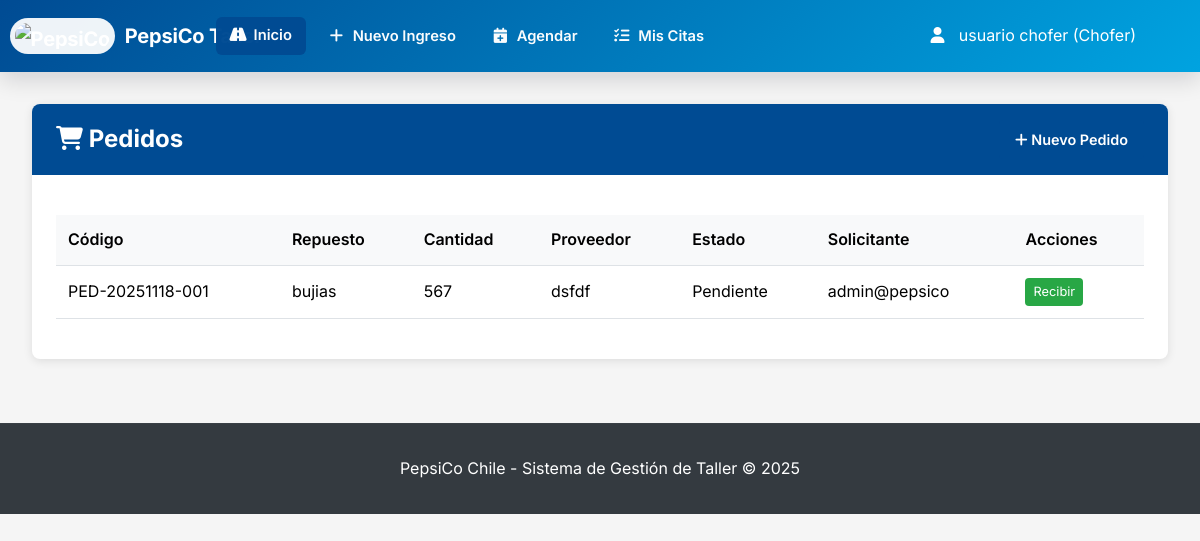
Screenshot of /inventario/pedidos/ (signed in) with the database file from the repository.
### usuarios/models.py (models this page shows, shortened)
class Usuario(AbstractUser):
    ROLES = (
        ('admin', 'Administrador'),
        ('jefe_taller', 'Jefe de Taller'),
        ('mecanico', 'Mecánico'),
        ('chofer', 'Chofer'),
        ('vendedor', 'Vendedor/Preventista'),
        ('guardia', 'Guardia'),
        ('bodeguero', 'Bodeguero'),
        ('ehs', 'EHS'),
        ('recepcionista', 'Recepcionista de Vehículos'),
    )
    rol = models.CharField(max_length=30, choices=ROLES, default='mecanico')
    telefono = models.CharField(max_length=15, blank=True)
    fecha_creacion = models.DateTimeField(auto_now_add=True)
    foto_perfil = models.ImageField(upload_to='perfiles/', blank=True, null=True)

### inventario/models.py (models this page shows, shortened)
class PedidoRepuesto(models.Model):
    ESTADO_PEDIDO = (
        ('pendiente', 'Pendiente'),
        ('ordenado', 'Ordenado'),
        ('parcial', 'Recibido Parcialmente'),
        ('completado', 'Completado'),
        ('cancelado', 'Cancelado'),
    )
    codigo_pedido = models.CharField(max_length=50, unique=True, verbose_name='Código de Pedido')
    repuesto = models.ForeignKey(Repuesto, on_delete=models.CASCADE)
    cantidad_solicitada = models.IntegerField(validators=[MinValueValidator(1)])
    cantidad_recibida = models.IntegerField(default=0)
    proveedor = models.CharField(max_length=200)
    costo_unitario = models.DecimalField(max_digits=10, decimal_places=2, null=True, blank=True)
    costo_total = models.DecimalField(max_digits=10, decimal_places=2, null=True, blank=True)
    estado = models.CharField(max_length=20, choices=ESTADO_PEDIDO, default='pendiente')
    fecha_solicitud = models.DateTimeField(auto_now_add=True)
    fecha_estimada_entrega = models.DateField(null=True, blank=True)
    fecha_recepcion = models.DateTimeField(null=True, blank=True)
    solicitante = models.ForeignKey(Usuario, on_delete=models.PROTECT, related_name='pedidos_solicitados')
    observaciones = models.TextField(blank=True)

class Repuesto(models.Model):
    ESTADO_CHOICES = (
        ('disponible', 'Disponible'),
        ('bajo_stock', 'Bajo Stock'),
        ('agotado', 'Agotado'),
        ('descontinuado', 'Descontinuado'),
    )
    codigo = models.CharField(max_length=50, unique=True, verbose_name='Código')
    nombre = models.CharField(max_length=200)
    descripcion = models.TextField(blank=True, verbose_name='Descripción')
    categoria = models.ForeignKey(CategoriaRepuesto, on_delete=models.PROTECT, verbose_name='Categoría')
    marca = models.CharField(max_length=100, blank=True)
    modelo_compatible = models.CharField(max_length=200, blank=True, verbose_name='Modelo Compatible')
    stock_actual = models.IntegerField(default=0, validators=[MinValueValidator(0)], verbose_name='Stock Actual')
    stock_minimo = models.IntegerField(default=5, validators=[MinValueValidator(0)], verbose_name='Stock Mínimo')
    stock_maximo = models.IntegerField(default=100, validators=[MinValueValidator(0)], verbose_name='Stock Máximo')
    estado = models.CharField(max_length=20, choices=ESTADO_CHOICES, default='disponible')
    precio_costo = models.DecimalField(max_digits=10, decimal_places=2, verbose_name='Precio de Costo')
    precio_venta = models.DecimalField(max_digits=10, decimal_places=2, verbose_name='Precio de Venta')
    ubicacion_bodega = models.CharField(max_length=100, blank=True, verbose_name='Ubicación en Bodega')
    codigo_barras = models.CharField(max_length=100, blank=True, verbose_name='Código de Barras')
    proveedor = models.CharField(max_length=200, blank=True)
    tiempo_reposicion = models.IntegerField(default=7, help_text='Días estimados para reposición', verbose_name='Tiempo de Reposición')
    fecha_creacion = models.DateTimeField(auto_now_add=True)
    fecha_actualizacion = models.DateTimeField(auto_now=True)

### inventario/views.py (the view)
# urls.py: path('pedidos/', views.lista_pedidos, name='lista_pedidos'),
@login_required
def lista_pedidos(request):
    try:
        pedidos = PedidoRepuesto.objects.select_related('repuesto', 'solicitante').all()
        estado = request.GET.get('estado')
        if estado:
            pedidos = pedidos.filter(estado=estado)
        else:
            pedidos = pedidos.exclude(estado='completado')
        context = {
            'pedidos': pedidos,
            'filtro_estado': estado,
        }
        return render(request, 'inventario/lista_pedidos.html', context)
    except (decimal.InvalidOperation, Exception) as e:
        try:
            db_path = settings.DATABASES['default']['NAME']
            conn = sqlite3.connect(str(db_path))
            conn.row_factory = sqlite3.Row
            cur = conn.cursor()
            estado = request.GET.get('estado')
            if estado:
                sql = "SELECT id, codigo_pedido, repuesto_id, cantidad_solicitada, proveedor, estado, solicitante_id FROM inventario_pedidorepuesto WHERE estado = ?"
                params = [estado]
            else:
                sql = "SELECT id, codigo_pedido, repuesto_id, cantidad_solicitada, proveedor, estado, solicitante_id FROM inventario_pedidorepuesto WHERE estado != 'completado'"
                params = []
            cur.execute(sql, params)
            rows = cur.fetchall()
            pedidos_safe = []
            repuesto_ids = list({r['repuesto_id'] for r in rows if r['repuesto_id'] is not None})
            solicitante_ids = list({r['solicitante_id'] for r in rows if r['solicitante_id'] is not None})
            repuestos_map = {}
            if repuesto_ids:
                q = "SELECT id, nombre FROM inventario_repuesto WHERE id IN ({seq})".format(seq=','.join('?'*len(repuesto_ids)))
                cur.execute(q, repuesto_ids)
                for rr in cur.fetchall():
                    repuestos_map[rr['id']] = rr['nombre']
            usuarios_map = {}
            if solicitante_ids:
                q = "SELECT id, username FROM usuarios_usuario WHERE id IN ({seq})".format(seq=','.join('?'*len(solicitante_ids)))
                cur.execute(q, solicitante_ids)
                for uu in cur.fetchall():
                    usuarios_map[uu['id']] = uu['username']
            for r in rows:
                rep_nombre = repuestos_map.get(r['repuesto_id']) if r['repuesto_id'] else None
                sol_username = usuarios_map.get(r['solicitante_id']) if r['solicitante_id'] else None
                pedidos_safe.append({
                    'id': r['id'],
                    'codigo_pedido': r['codigo_pedido'],
                    'repuesto_nombre': rep_nombre,
                    'repuesto': {'id': r['repuesto_id']},
                    'cantidad_solicitada': r['cantidad_solicitada'],
                    'proveedor': r['proveedor'],
                    'estado': r['estado'],
                    'solicitante_username': sol_username,
                    'solicitante': {'id': r['solicitante_id']},
                })
            conn.close()
            context = {
                'pedidos': pedidos_safe,
                'filtro_estado': estado,
            }
            return render(request, 'inventario/lista_pedidos.html', context)
        except Exception:
            context = {
                'pedidos': [],
                'filtro_estado': request.GET.get('estado')
            }
            return render(request, 'inventario/lista_pedidos.html', context)

### templates/inventario/lista_pedidos.html (shortened to what this page needs)
{% extends 'base.html' %}
{% block content %}
<div class="card">
    <div class="card-header">
        <h2 style="margin:0;"><i class="fa-solid fa-cart-shopping" aria-hidden="true"></i> Pedidos</h2>
        <a href="{% url 'crear_pedido' %}" class="btn btn-primary"><i class="fa-solid fa-plus" aria-hidden="true"></i> Nuevo Pedido</a>
    </div>
    <div class="card-body">
        {% if pedidos %}
        <table class="table">
            <thead>
                <tr>
                    <th>Código</th>
                    <th>Repuesto</th>
                    <th>Cantidad</th>
                    <th>Proveedor</th>
                    <th>Estado</th>
                    <th>Solicitante</th>
                    <th>Acciones</th>
                </tr>
            </thead>
            <tbody>
                {% for p in pedidos %}
                <tr>
                    <td>{{ p.codigo_pedido }}</td>
                    <td>{% if p.repuesto.nombre %}{{ p.repuesto.nombre }}{% elif p.repuesto_nombre %}{{ p.repuesto_nombre }}{% else %}-{% endif %}</td>
                    <td>{{ p.cantidad_solicitada }}</td>
                    <td>{{ p.proveedor }}</td>
                    <td>{% if p.get_estado_display %}{{ p.get_estado_display }}{% else %}{{ p.estado }}{% endif %}</td>
                    <td>
                        {% if p.solicitante.username %}
                            {{ p.solicitante.username }}
                        {% elif p.solicitante_username %}
                            {{ p.solicitante_username }}
                        {% elif p.solicitante.id %}
                            Usuario #{{ p.solicitante.id }}
                        {% else %}
                            -
                        {% endif %}
                    </td>
                    <td>
                        <a href="{% url 'recibir_pedido' p.id %}" class="btn btn-sm btn-success">Recibir</a>
                    </td>
                </tr>
                {% endfor %}
            </tbody>
        </table>
        {% else %}
        <div style="text-align:center; padding:2rem; color:#666;">
            <h4>No hay pedidos registrados</h4>
            <a href="{% url 'crear_pedido' %}" class="btn btn-primary">Crear Pedido</a>
        </div>
        {% endif %}
    </div>
</div>
{% endblock %}

### templates/base.html (shortened to what this page needs)
<!DOCTYPE html>
<html lang="es">
<head>
    <link rel="stylesheet" href="https://cdnjs.cloudflare.com/ajax/libs/font-awesome/6.4.0/css/all.min.css"
 />
</head>
<body>
    <nav class="navbar">
        <div class="navbar-container">
            <div class="logo">
                <h1><img src="https://i.postimg.cc/jSTv1DJn/instruments-logo-43257843.png" alt="PepsiCo"
                        class="logo-img"> PepsiCo Taller</h1>
            </div>
            {% if user.is_authenticated %}
            <ul class="nav-links" id="navLinks">
                {% if user.rol == 'admin' %}
                <li><a id="inicioBtn" class="btn btn-primary" data-loader="1" href="{% url 'dashboard_admin' %}"
                        title="Dashboard - Administrador"><i class="fa-solid fa-shield-halved"></i>Inicio</a></li>
                {% elif user.rol == 'jefe_taller' %}
                <li><a id="inicioBtn" class="btn btn-primary" data-loader="1" href="{% url 'dashboard_jefe_taller' %}"
                        title="Dashboard - Jefe de Taller"><i class="fa-solid fa-helmet-safety"></i>Inicio</a></li>
                {% elif user.rol == 'mecanico' %}
                <li><a id="inicioBtn" class="btn btn-primary" data-loader="1" href="{% url 'dashboard_mecanico' %}"
                        title="Dashboard - Mecánico"><i class="fa-solid fa-wrench"></i>Inicio</a></li>
                {% elif user.rol == 'chofer' %}
                <li><a id="inicioBtn" class="btn btn-primary" data-loader="1" href="{% url 'dashboard_chofer' %}"
                        title="Dashboard - Chofer"><i class="fa-solid fa-road"></i>Inicio</a></li>
                {% elif user.rol == 'guardia' %}
                <li><a id="inicioBtn" class="btn btn-primary" data-loader="1" href="{% url 'dashboard_guardia' %}"
                        title="Dashboard - Guardia"><i class="fa-solid fa-shield"></i>Inicio</a></li>
                {% elif user.rol == 'ehs' %}
                <li><a id="inicioBtn" class="btn btn-primary" data-loader="1" href="{% url 'dashboard_ehs' %}"
                        title="Dashboard - EHS"><i class="fa-solid fa-user-shield"></i>Inicio</a></li>
                {% else %}
                <li><a id="inicioBtn" href="{% url 'clinica_dashboard' %}" title="Dashboard Principal"><i
                            class="fa-solid fa-road"></i>Inicio</a></li>
                {% endif %}
                {% if user.is_superuser or user.rol == 'admin' %}
                <li class="dropdown shift-right">
                    <a href="#" class="dropdown-toggle btn-mas" title="Más operaciones"><i
                            class="fa-solid fa-ellipsis"></i>Más</a>
                    <div class="dropdown-content">
                        <div class="dropdown-mega">
                            <div class="dropdown-section">
                                <strong><i class="fa-solid fa-car-side"></i>Vehículos</strong>
                                <a href="{% url 'ingreso_vehiculo' %}"><i class="fa-solid fa-plus"></i>Nuevo Ingreso</a>
                                <a href="{% url 'lista_taller' %}"><i class="fa-solid fa-list"></i>Lista Taller</a>
                                <a href="{% url 'gestionar_vehiculos' %}"><i class="fa-solid fa-cog"></i>Gestionar
                                    Vehículos</a>
                            </div>
                            <div class="dropdown-section">
                                <strong><i class="fa-solid fa-chart-bar"></i>Reportes</strong>
                                <a href="{% url 'reporte_productividad' %}"><i
                                        class="fa-solid fa-user-tie"></i>Productividad</a>
                                <a href="{% url 'reporte_tiempos_pausas' %}"><i
                                        class="fa-solid fa-clock"></i>Tiempos</a>
                                <a href="{% url 'reporte_tiempos_taller' %}"><i class="fa-solid fa-road"></i>Tiempos
                                    Taller</a>
                            </div>
                            <div class="dropdown-section">
                                <strong><i class="fa-solid fa-shield-halved"></i>Seguridad</strong>
                                <a href="{% url 'lista_siniestros' %}"><i
                                        class="fa-solid fa-triangle-exclamation"></i>Siniestros</a>
                            </div>
                        </div>
                    </div>
                </li>
                {% else %}
                {% if user.rol == 'recepcionista' or user.rol == 'chofer' %}
                <li><a href="{% url 'ingreso_vehiculo' %}"><i class="fa-solid fa-plus"></i>Nuevo Ingreso</a></li>
                {% endif %}
                {% if user.rol == 'chofer' %}
                <li><a href="{% url 'agenda:agendar_cita' %}"><i class="fa-solid fa-calendar-plus"></i>Agendar</a></li>
                <li><a href="{% url 'agenda:mis_citas' %}"><i class="fa-solid fa-list-check"></i>Mis Citas</a></li>
                {% endif %}
                {% endif %}
            </ul>
            <div class="user-info">
                <div class="dropdown align-right">
                    <a href="#" class="dropdown-toggle" style="color: white; text-decoration: none;">
                        <i class="fa-solid fa-user"></i>
                        {% if request.viewing_as_role %}
                        {{ request.original_user.get_full_name|default:request.original_user.username }} ({{
                        request.original_user.get_rol_display }})
                        {% else %}
                        {{ user.get_full_name|default:user.username }} ({{ user.get_rol_display }})
                        {% endif %}
                    </a>
                </div>
            </div>
            {% endif %}
        </div>
    </nav>
    <main class="main-container">
        {% block content %}
        {% endblock %}
    </main>
    <footer style="text-align: center; padding: 2rem; background: var(--dark-gray); color: white; margin-top: 4rem;">
        <p>PepsiCo Chile - Sistema de Gestión de Taller &copy; 2025</p>
    </footer>
</body>
</html>

### rows the page displays
Usuario: get_full_name "usuario chofer", rol "Chofer"
PedidoRepuesto: codigo_pedido "PED-20251118-001", repuesto.nombre "bujias", cantidad_solicitada "567", proveedor "dsfdf", estado "Pendiente", solicitante.username "admin@pepsico"
